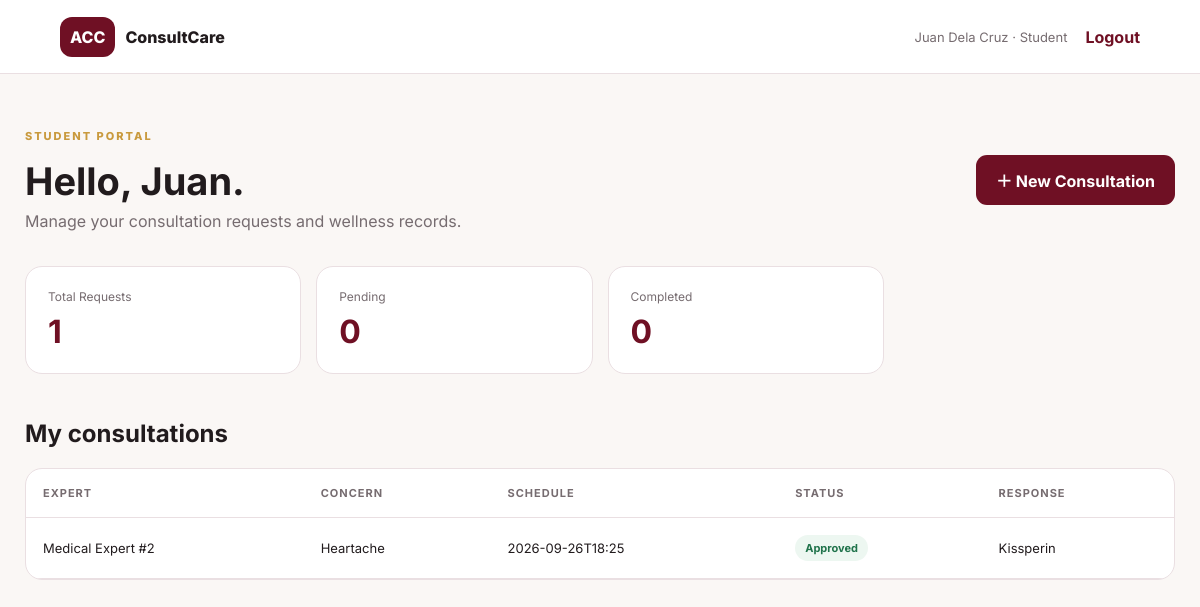
The app's page /student (signed in) with its own data.
### app.py (models this page shows)
class Consultation(db.Model):
    id = db.Column(db.Integer, primary_key=True)
    student_id = db.Column(db.Integer, db.ForeignKey("user.id"), nullable=False)
    expert_id = db.Column(db.Integer, db.ForeignKey("user.id"), nullable=False)
    concern = db.Column(db.Text, nullable=False)
    schedule = db.Column(db.String(50), nullable=False)
    status = db.Column(db.String(30), default="Pending")
    response = db.Column(db.Text, default="")
    created_at = db.Column(db.DateTime, default=datetime.utcnow)

### app.py (the view)
@app.route("/student")
@role_required("student")
def student_dashboard():
    consultations = Consultation.query.filter_by(student_id=session["user_id"]).order_by(
        Consultation.created_at.desc()).all()
    experts = User.query.filter_by(role="expert", active=True).all()
    return render_template("student.html", consultations=consultations, experts=experts)

### app.py (called while the page is built)
def role_required(*roles):
    def decorator(f):
        @wraps(f)
        def wrapper(*args, **kwargs):
            if "user_id" not in session:
                return redirect(url_for("login"))
            if session.get("role") not in roles:
                flash("You are not authorized to access that page.", "error")
                return redirect(url_for("dashboard"))
            return f(*args, **kwargs)
        return wrapper
    return decorator

### templates/student.html (shortened to what this page needs)
{% extends "base.html" %}
{% block content %}
<main class="dashboard">
<div class="page-head"><div><div class="eyebrow">STUDENT PORTAL</div><h1>Hello, {{ session.get('name').split()[0] }}.</h1><p>Manage your consultation requests and wellness records.</p></div>
<button class="btn primary" onclick="openModal('bookingModal')">＋ New Consultation</button></div>
<div class="stats">
<div class="stat"><span>Total Requests</span><strong>{{ consultations|length }}</strong></div>
<div class="stat"><span>Pending</span><strong>{{ consultations|selectattr('status','equalto','Pending')|list|length }}</strong></div>
<div class="stat"><span>Completed</span><strong>{{ consultations|selectattr('status','equalto','Completed')|list|length }}</strong></div>
</div>
<div class="section-title"><h2>My consultations</h2></div>
<div class="table-card">
{% if consultations %}
<table><thead><tr><th>Expert</th><th>Concern</th><th>Schedule</th><th>Status</th><th>Response</th></tr></thead>
<tbody>{% for c in consultations %}<tr>
<td>Medical Expert #{{ c.expert_id }}</td><td>{{ c.concern }}</td><td>{{ c.schedule }}</td>
<td><span class="status {{ c.status|lower }}">{{ c.status }}</span></td><td>{{ c.response or 'Waiting for expert response.' }}</td>
</tr>{% endfor %}</tbody></table>
{% else %}<div class="empty"><div>♡</div><h3>No consultations yet</h3><p>Start by requesting your first consultation.</p><button class="btn primary" onclick="openModal('bookingModal')">Book consultation</button></div>{% endif %}
</div>
</main>
{% endblock %}

### static/css/style.css (style rules this page uses)
:root { --maroon:#6f1024;--maroon2:#941d38;--cream:#faf7f5;--ink:#211b1d;--muted:#766c70;--line:#eadfe2;--white:#fff;--green:#20734b;--gold:#c99a3e }
* { box-sizing:border-box }
body { margin:0;background:var(--cream);color:var(--ink);font-family:Inter,Arial,sans-serif }
.eyebrow { letter-spacing:2px;font-size:11px;font-weight:800;color:var(--gold);margin-bottom:15px }
.btn { border:0;border-radius:11px;padding:13px 20px;font:inherit;font-weight:700;cursor:pointer;text-decoration:none;display:inline-block;transition:.2s }
.primary { background:var(--maroon);color:#fff }
.dashboard { max-width:1200px;margin:auto;padding:55px 25px }
.page-head { display:flex;justify-content:space-between;align-items:center;gap:25px;margin-bottom:35px }
.page-head h1 { font-size:38px;margin:0 0 7px }
.page-head p { color:var(--muted);margin:0 }
.stats { display:grid;grid-template-columns:repeat(4,1fr);gap:15px;margin-bottom:45px }
.stat { background:#fff;border:1px solid var(--line);border-radius:17px;padding:22px }
.stat span { font-size:12px;color:var(--muted);display:block }
.stat strong { font-size:32px;color:var(--maroon);display:block;margin-top:8px }
.section-title { margin:30px 0 15px }
.table-card { background:#fff;border:1px solid var(--line);border-radius:17px;overflow:auto }
table { width:100%;border-collapse:collapse;min-width:750px }
th,td { text-align:left;padding:17px;border-bottom:1px solid var(--line);font-size:13px }
th { color:var(--muted);font-size:11px;text-transform:uppercase;letter-spacing:1px }
.status { display:inline-block;border-radius:30px;padding:6px 10px;font-size:11px;font-weight:700;background:#f3ecee;color:var(--maroon) }
.status.approved { background:#edf7f1;color:var(--green) }

### records on screen
Consultation: expert_id "2", concern "Heartache", schedule "2026-09-26T18:25", status "Approved", response "Kissperin"

### other values on screen
{{ session.get('name') }} "Juan Dela Cruz"
{{ session.get('role')|capitalize }} "Student"
{{ session.get('name').split()[0] }} "Juan"
{{ consultations|length }} "1"
{{ consultations|selectattr('status','equalto','Pending')|list|length }} "0"
{{ consultations|selectattr('status','equalto','Completed')|list|length }} "0"
